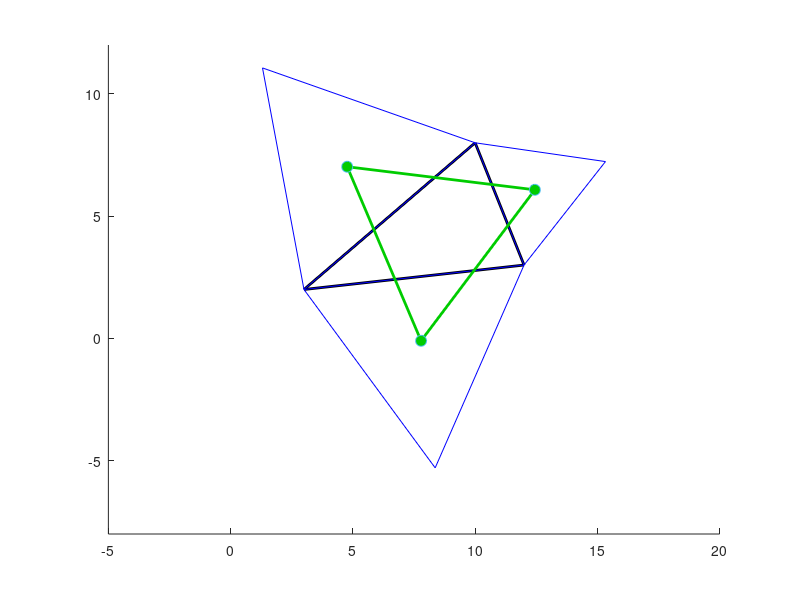

MATLAB code to generate this figure:
function demoNapoleon(varargin)
%DEMONAPOLEON  Small demo of a theorem on triangles
%
%   output = demoNapoleon(input)
%
%   Example
%   demoNapoleon
%
%   See also
%
%
% ------
% Author: David Legland
% e-mail: david.legland@grignon.inra.fr
% Created: 2013-08-19,    using Matlab 7.9.0.529 (R2009b)
% Copyright 2013 INRA - Cepia Software Platform.

%% base triangle 

% choose 3 points on the plane
A = [10 8];
B = [3 2];
C = [12 3];

% create a polygon for the base triangle
ABC = [A ; B ; C];

% Draw the base triangle
figure;
drawPolygon(ABC, 'color', 'k', 'lineWidth', 2);
axis equal;
axis([-5 20 -8 12]);
hold on;


%% Equliateral triangles

% create an equilateral triangle from each side, pointing outwards
tAB = createTriangle(B, A);
tBC = createTriangle(C, B);
tAC = createTriangle(A, C);

% draw each equilateral triangle
drawPolygon(tAB, 'color', 'b');
drawPolygon(tBC, 'color', 'b');
drawPolygon(tAC, 'color', 'b');


%% Compute centroid of each triangle

% compute centroids
c1 = polygonCentroid(tAB);
c2 = polygonCentroid(tBC);
c3 = polygonCentroid(tAC);

% draw the triangle formed by the centroids
triC = [c1; c2; c3];
drawPolygon(triC, 'lineWidth', 2, 'color', [0 .8 0]);
drawPoint(triC, 'marker', 'o', 'markerSize', 8, 'markerfacecolor', [0 .8 0]);


function tri = createTriangle(p1, p2)

d12 = distancePoints(p1, p2);
c1 = [p1 d12];
c2 = [p2 d12];
inters = intersectCircles(c1, c2);

indPos = isCounterClockwise(p1, p2, inters) > 0;
p3 = inters(indPos, :);

tri = [p1; p2; p3];
